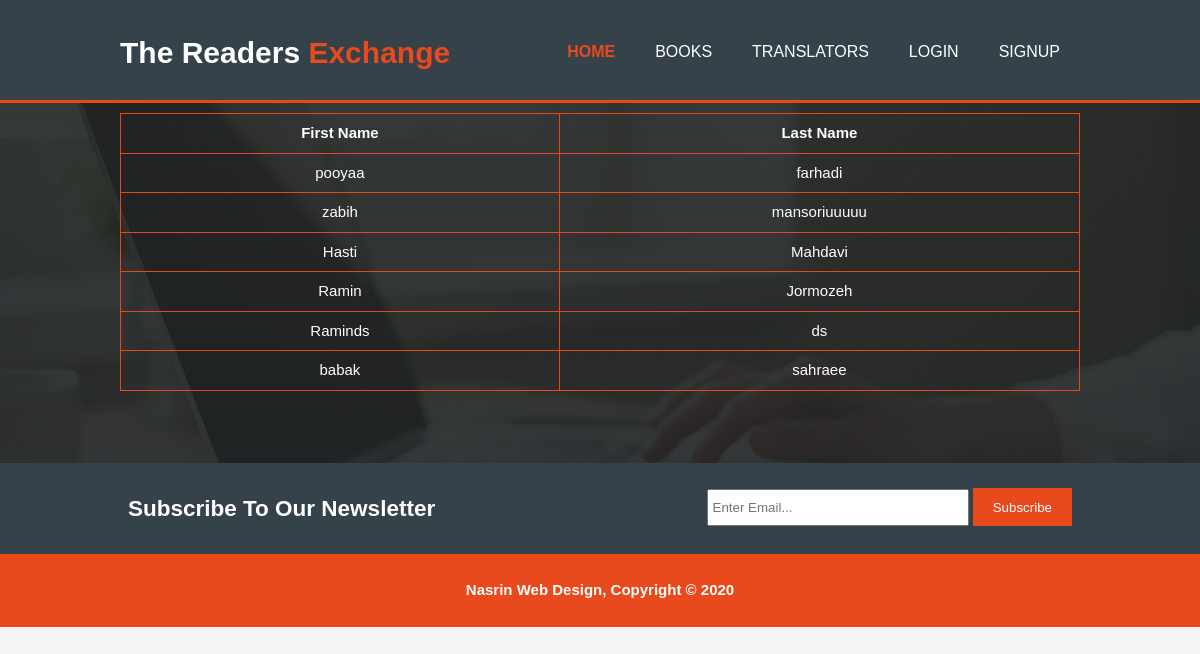
Page /index.php?action=list&model=translator on the committed database.
### tables this page shows
CREATE TABLE `translators` (
  `id` int(6) NOT NULL,
  `firstName` varchar(255) NOT NULL,
  `lastName` varchar(255) NOT NULL,
  `description` text,
  `lang` varchar(2) DEFAULT NULL,
  `update_at` timestamp NOT NULL DEFAULT CURRENT_TIMESTAMP ON UPDATE CURRENT_TIMESTAMP,
  `create_at` timestamp NOT NULL DEFAULT CURRENT_TIMESTAMP
);

### controllers/controllertranslator.class.php (called while the page is built, shortened)
 <?php
class ControllerTranslator
{
	private $_translator;
	public function __construct(){
        $this->_translator = new Translator();
    }
	public function list(){
		$content = $this->_translator->getAll("translators");
		$array = array("content" => $content);
		$viewTranslatorList = new View('translatorlist');
		$viewTranslatorList->generate($array);
	}
}

### index.php (called while the page is built, shortened)
<?php
$controller = new Controller();
$controller->router();
?>

### lib/singletonpdo.class.php (called while the page is built, shortened)
<?php
class SingletonPDO {
    private $PDOInstance = null;
    private static $instance = null;
    private function __construct(){
        $this->PDOInstance = new PDO('mysql:host='. self::DB_SERVEUR .';dbname='. self::DB_NOM, self::DB_LOGIN, self::DB_PASSWORD);
    }
    static function getInstance(){
        if(is_null(self::$instance)){
            self::$instance = new SingletonPDO();
        }
        return self::$instance;
    }
    function __call($name, $arguments){
        return $this->PDOInstance->{$name}(implode(',', $arguments));
    }
}

### models/main.class.php (called while the page is built, shortened)
<?php
abstract class Main {
    public function getAll($tbname){
        $db = SingletonPDO::getInstance();
        $translators = $db->prepare('select * FROM '.$tbname);
        $translators->execute();
        return $translators->fetchAll(PDO::FETCH_ASSOC);
    }
}

### views/view_translatorlist.php (the view, shortened to what this page needs)
<table class="list" >
      <thead>
        <tr>
          <th>First Name</th>
          <th>Last Name</th>
        </tr>
      </thead>
      <tbody>
        <?php foreach ($content as $key => $value) { ?>
        <tr>
          <td><?= $value["firstName"] ?></td>
          <td><?= $value["lastName"] ?></td>
        </tr>
        <?php } ?>
      </tbody>
</table>

### views/main_template.php (shortened to what this page needs)
<!DOCTYPE html>
<html>
<head>
  <link rel="stylesheet" type="text/css" href="assets/css/_library.css">
  <link href="assets/font/css/all.css" rel="stylesheet">
</head>
  <body>
    <header>
      <div class="container">
        <div id="branding">
          <h1>The Readers <span class="highlight"> Exchange </span></h1>
        </div>
        <nav>
          <ul>
            <li class="current"><a href="index.php?action=">Home</a></li>
            <li><a href="index.php?action=list&model=book">Books</a></li>
            <li><a href="index.php?action=list&model=translator">Translators</a></li>
            <?php if ( !isset($_SESSION["user"]["id"]) ) { ?>
                      <li><a href="index.php?action=login&model=user">Login</a></li>
            <?php } ?>
            <?php if ( !isset($_SESSION["user"]["id"]) ) { ?>
                      <li><a href="index.php?action=signup&model=user">Signup</a></li>
            <?php } ?>
          </ul>
        </nav>
      </div>
    </header>
    <section id="showcase">
      <div class="container">
         <?php  echo $content; ?>
      </div>
    </section>
    <section id="newsletter">
      <div class="container">
        <h1>Subscribe To Our Newsletter</h1>
        <form>
          <input type="email" placeholder="Enter Email...">
          <button type="submit" class="button_1">Subscribe</button>
        </form>
      </div>
    </section>
    <footer>
      <p>Nasrin Web Design, Copyright &copy; 2020</p>
    </footer>
  </body>
</html>

### controllers/controller.class.php (shortened to what this page needs)
<?php
class Controller {
    private $_ctrlTranslator;
    public function __construct(){
        $this->_ctrlTranslator = new ControllerTranslator();
    }
    public function router(){
        try{
            if (isset($_GET["action"])) {
                $action = $_GET["action"];
            }else{
                $action = "";
            }
            if (isset($_GET["model"])) {
                $model = $_GET["model"];
            }else{
                $model = "";
            }
            switch ($model) {
                case 'translator':
                    switch ($action) {
                        case 'list':
                            $this->_ctrlTranslator->list();
                            break;
                    }
                    break;
            }
        }catch(Exception $e){
            include('views/view_error.php');
        }
    }
}

### views/view.class.php (shortened to what this page needs)
<?php
class View {
    private $_file;
    function __construct($action){
        $this->_file = "views/view_".$action.".php";
    }
    function generate($datas){
        $content = $this->generate_file($this->_file, $datas);
        $view = $this->generate_file('views/main_template.php', array('content'=>$content));
        echo $view;
    }
    private function generate_file($file, $datas){
        if(file_exists($file)){
            extract($datas);
            require $file;
            return ob_get_clean();
        }
    }
}

### assets/css/_library.css (style rules this page uses)
body { font-family: Arial, Helvetica,sans-serif; font-size: 15px; line-height: 1.5; font: 15px/1.5 Arial, Helvetica,sans-serif; padding: 0; margin:0; background-color: #f4f4f4; }
.container { width: 80%; margin:auto; overflow: hidden; }
.list td, th { border: 1px solid #e84911; text-align: center; padding: 8px; }
.list { margin: 10px auto; font-family: arial, sans-serif; border-collapse: collapse; width: 100%; }
ul { margin: 0; padding: 0; }
.button_1 { height: 38px; background: #e8491d; border:0; padding-left: 20px; padding-right: 20px; color: #ffffff; }
header { background: #35424a; color: #ffffff; padding-top: 30px; border-bottom: #e84911 3px solid; min-height: 70px; }
header a { text-decoration: none; color: #ffffff; text-transform: uppercase; font-size: 16px }
header li { float: left; display: inline; padding: 0 20px 0 20px; }
header #branding { float: left; }
header #branding h1 { margin: 0; }
header nav { float: right; margin-top: 10px; }
header .highlight,header .current a { color:#e8491d; font-weight: bold; }
#showcase { min-height: 360px; max-height: 360px; background: url('../image/library/showcase.jpg') no-repeat 0 -100px ; color: #ffffff; text-align: center; overflow-y: scroll; }
#newsletter { padding: 10px; background: #35424a; color: #ffffff; }
#newsletter h1 { float: left; }
#newsletter form { float: right; margin-top: 15px; }
#newsletter input[type="email"] { padding: 4px; height: 25px; width: 250px; }
footer { padding: 10px; font-weight: bold; color:#ffffff; background: #e8491d; text-align: center; }

### rows in the picture
translators: firstName "pooyaa", lastName "farhadi"
translators: firstName "zabih", lastName "mansoriuuuuu"
translators: firstName "Hasti", lastName "Mahdavi"
translators: firstName "Ramin", lastName "Jormozeh"
translators: firstName "Raminds", lastName "ds"
translators: firstName "babak", lastName "sahraee"
